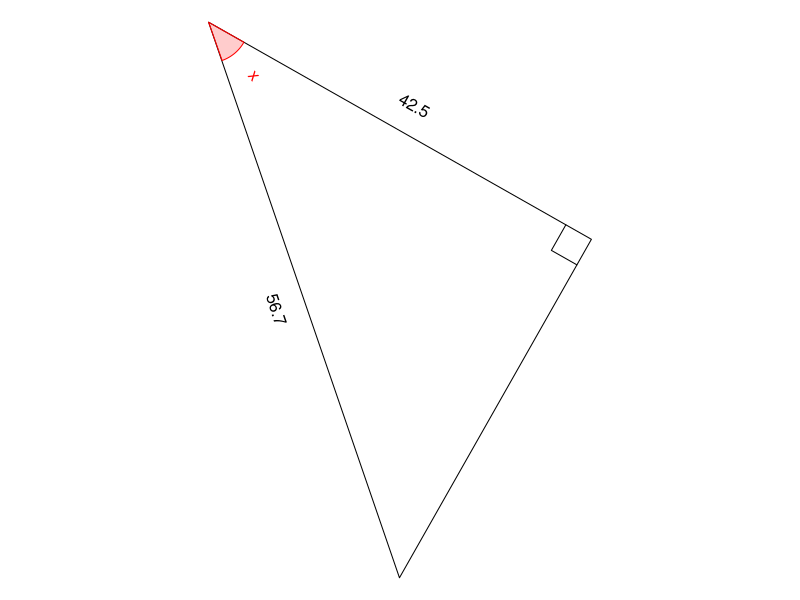

Source code (R):
## ---- chunk 1
while(T){
    th = signif(round(runif(1,pi/12,pi/2-pi/12),3),3)
    al = round(runif(1,10,100),1)
    hl = round(al/cos(th),1)
    ol = hl*sin(th)
    ans = acos(al/hl)
    tol = 0.1
    an2 = signif(ans,3)
    canpass = T
    if(an2>1){
        if(an2%%0.01==0){
            canpass = F
        }
    } else {
        if(an2%%0.001==0){
            canpass = F
        }
    }
    if(ol>10 && al>10 && hl<100 && canpass){break}
}

angstr = "x"
astr = sprintf("%.1f",signif(al,3))
ostr = ""
hstr = sprintf("%.1f",signif(hl,3))

if(th<1){
    angstr2 = sprintf("%.3f",signif(ans,3))
} else {
    angstr2 = sprintf("%.2f",signif(ans,3))
}

## ---- chunk 2
par(mar=c(0,0,0,0),pty="s")

refl = sample(c(T,F),1)

bmp = 0.05
xs = c(0,cos(th),cos(th))
ys = c(0,0,sin(th))
xlo = cos(th)+bmp
ylo = sin(th)/2
srto = 90
xla = cos(th)/2
yla = -bmp
srta = 0
xlh = cos(th)/2+bmp*cos(th+pi/2)
ylh = sin(th)/2+bmp*sin(th+pi/2)
srth = th/pi*180
xang = bmp*cos(seq(0,th,pi/360))/th
yang = bmp*sin(seq(0,th,pi/360))/th
xlang = bmp*cos(th/2)/th+1*bmp*cos(th/2)
ylang = bmp*sin(th/2)/th+1*bmp*sin(th/2)
srtang = th/2/pi*180
xsq = c(cos(th)-bmp,cos(th)-bmp,cos(th))
ysq = c(0,bmp,bmp)

if(refl){
    xs = -xs
    xlo = -xlo
    srto = -90
    xla = -xla
    srta = 0
    xlh = -xlh
    srth = -th/pi*180
    xang = -xang
    xlang = -xlang
    srtang = -th/2/pi*180
    xsq = -xsq
}

rotang = runif(1,0,2*pi)

xs2 = xs*cos(rotang)-ys*sin(rotang)
ys2 = xs*sin(rotang)+ys*cos(rotang)
xlo2 = xlo*cos(rotang)-ylo*sin(rotang)
ylo2 = xlo*sin(rotang)+ylo*cos(rotang)
srto2 = (srto+rotang/pi*180+90)%%180-90
xla2 = xla*cos(rotang)-yla*sin(rotang)
yla2 = xla*sin(rotang)+yla*cos(rotang)
srta2 = (srta+rotang/pi*180+90)%%180-90
xlh2 = xlh*cos(rotang)-ylh*sin(rotang)
ylh2 = xlh*sin(rotang)+ylh*cos(rotang)
srth2 = (srth+rotang/pi*180+90)%%180-90
srtang2 = (srtang+rotang/pi*180+90)%%180-90
xang2 = xang*cos(rotang)-yang*sin(rotang)
yang2 = xang*sin(rotang)+yang*cos(rotang)
xlang2 = xlang*cos(rotang)-ylang*sin(rotang)
ylang2 = xlang*sin(rotang)+ylang*cos(rotang)
xsq2 = xsq*cos(rotang)-ysq*sin(rotang)
ysq2 = xsq*sin(rotang)+ysq*cos(rotang)

xxx = c(xs2,xlo2,xla2,xlh2,xlang2)
yyy = c(ys2,ylo2,yla2,ylh2,ylang2)

widx = (max(xxx)-min(xxx))/2
widy = (max(yyy)-min(yyy))/2
midx = (max(xxx)+min(xxx))/2
midy = (max(yyy)+min(yyy))/2
wid = max(c(widx,widy))

plot(0,0,"n",xlim=c(midx-wid,midx+wid),ylim=c(midy-wid,midy+wid),axes=F,ann=F)

polygon(xs2,ys2)
lines(xsq2,ysq2)
text(xlo2,ylo2,ostr,srt=srto2)
text(xla2,yla2,astr,srt=srta2)
text(xlh2,ylh2,hstr,srt=srth2)
polygon(c(0,xang2),c(0,yang2),border="red",col=rgb(1,0,0,0.2))
text(xlang2,ylang2,angstr,srt=srtang2,col="red")
